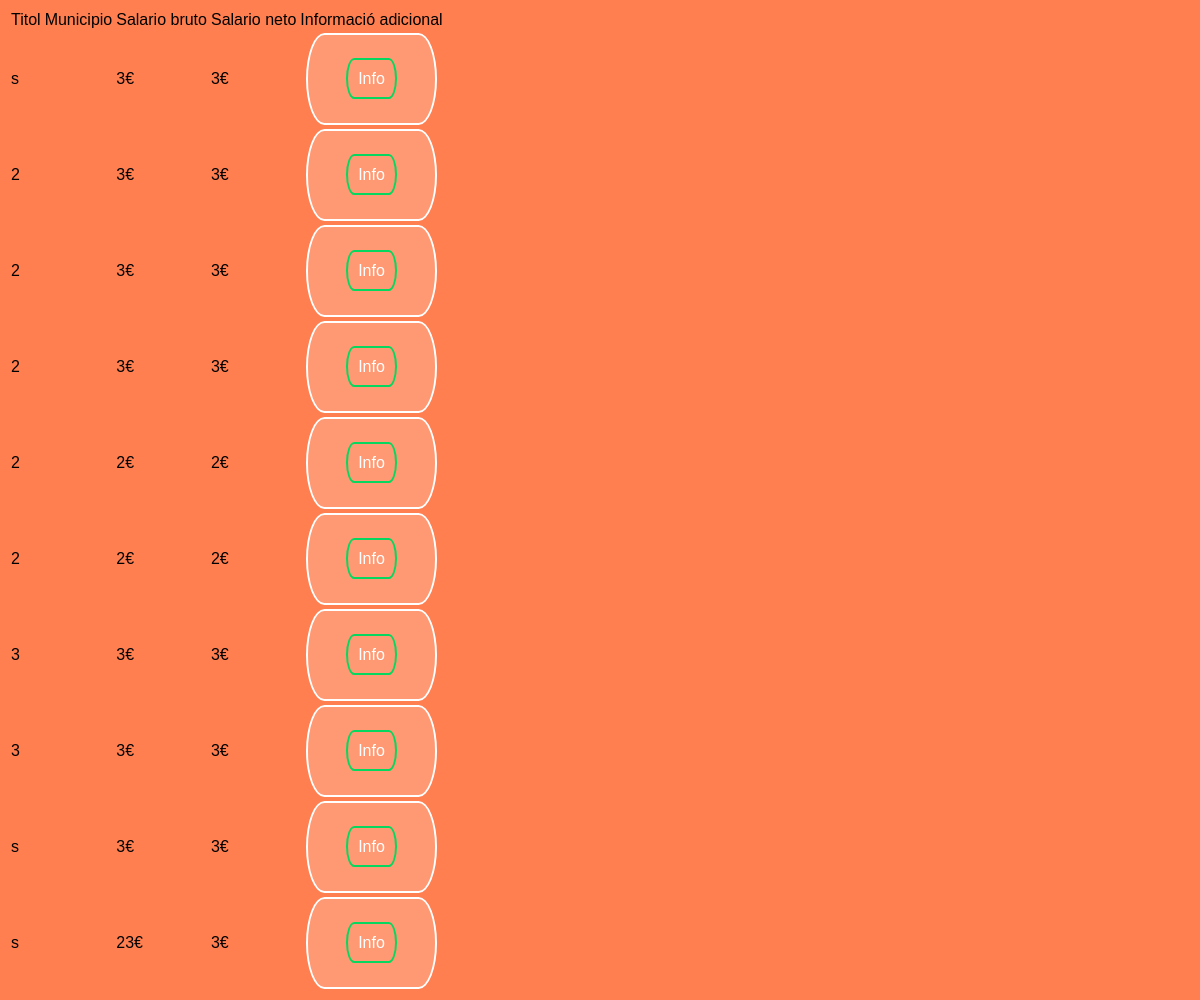
/ShowOfertes.php, run on an earlier commit of the app's database.
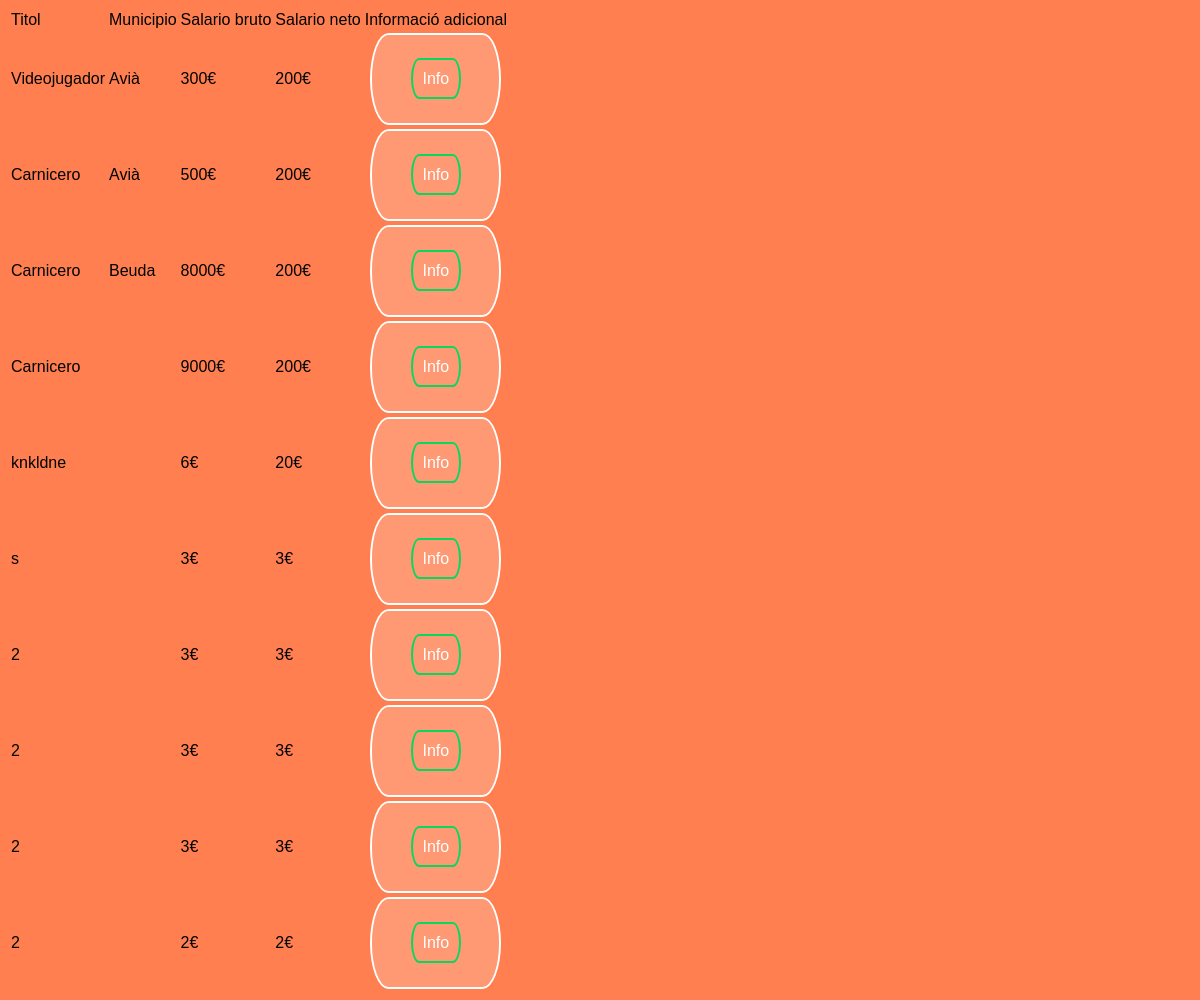
And on a later commit of the database.
### tables this page shows
CREATE TABLE `ofertes_laborals` (
  `id` int(11) NOT NULL,
  `id_empresa` int(11) NOT NULL,
  `titol` varchar(500) NOT NULL,
  `descripcio` varchar(500) NOT NULL,
  `requisits` varchar(500) NOT NULL,
  `sou` int(20) NOT NULL,
  `brut` int(20) NOT NULL,
  `data_publi` timestamp NOT NULL DEFAULT current_timestamp()
);

### ShowOfertes.php (the view, shortened to what this page needs)
<?php
$enlace = mysqli_connect("127.0.0.1:3306", "root", "", "borsadetreball");
$query = "SELECT o.titol,(SELECT municipio from municipios m where m.id=(SELECT Municipi from empreses e where e.id=o.id_empresa)),o.brut,o.sou, o.id, o.descripcio, o.requisits from ofertes_laborals o  group by o.id order by o.data_publi DESC limit 10 ";
$result = mysqli_query($enlace,$query);
?>
<!DOCTYPE html>
<html>
    <head>
        <link href="css/popup.css" rel="stylesheet" type="text/css">
    </head>
    <body>
        <table>
          <tr>
              <td>Titol</td>
              <td>Municipio</td>
              <td>Salario bruto</td>
              <td>Salario neto</td>
              <td>Informació adicional</td>
          </tr>
            <?php while($row = mysqli_fetch_array($result)):;?>
              <tr>
             <td><?php echo $row[0];?></td>
             <td><?php echo $row[1];?></td>
             <td><?php echo $row[2];?>€</td>
             <td><?php echo $row[3];?>€</td>
             <td>
                <div class="box">
                    <a class="button" href="#<?php echo $row[4];?>">Info</a>
                </div>
            </td>
             </tr>
            <?php endwhile;?>
        </table>
    </body>
</html>

### css/popup.css (style rules this page uses)
body { font-family: Arial, sans-serif; background-color: coral; }
.box { width: 40%; margin: 0 auto; background: rgba(255,255,255,0.2); padding: 35px; border: 2px solid #fff; border-radius: 20px/50px; background-clip: padding-box; text-align: center; }
.button { font-size: 1em; padding: 10px; color: #fff; border: 2px solid #06D85F; border-radius: 20px/50px; text-decoration: none; cursor: pointer; transition: all 0.3s ease-out; }

What changed in the data, as far as the page shows it:
no longer on this page (row unchanged): ofertes_laborals: titol "2", brut "2", sou "2"
no longer on this page (row unchanged): ofertes_laborals: titol "3", brut "3", sou "3"
no longer on this page (row unchanged): ofertes_laborals: titol "3", brut "3", sou "3"
no longer on this page (row unchanged): ofertes_laborals: titol "s", brut "3", sou "3"
no longer on this page (row unchanged): ofertes_laborals: titol "s", brut "23", sou "3"
added ofertes_laborals: titol "Videojugador", row "Avià", brut "300", sou "200"
added ofertes_laborals: titol "Carnicero", row "Avià", brut "500", sou "200"
added ofertes_laborals: titol "Carnicero", row "Beuda", brut "8000", sou "200"
added ofertes_laborals: titol "Carnicero", brut "9000", sou "200"
added ofertes_laborals: titol "knkldne", brut "6", sou "20"
